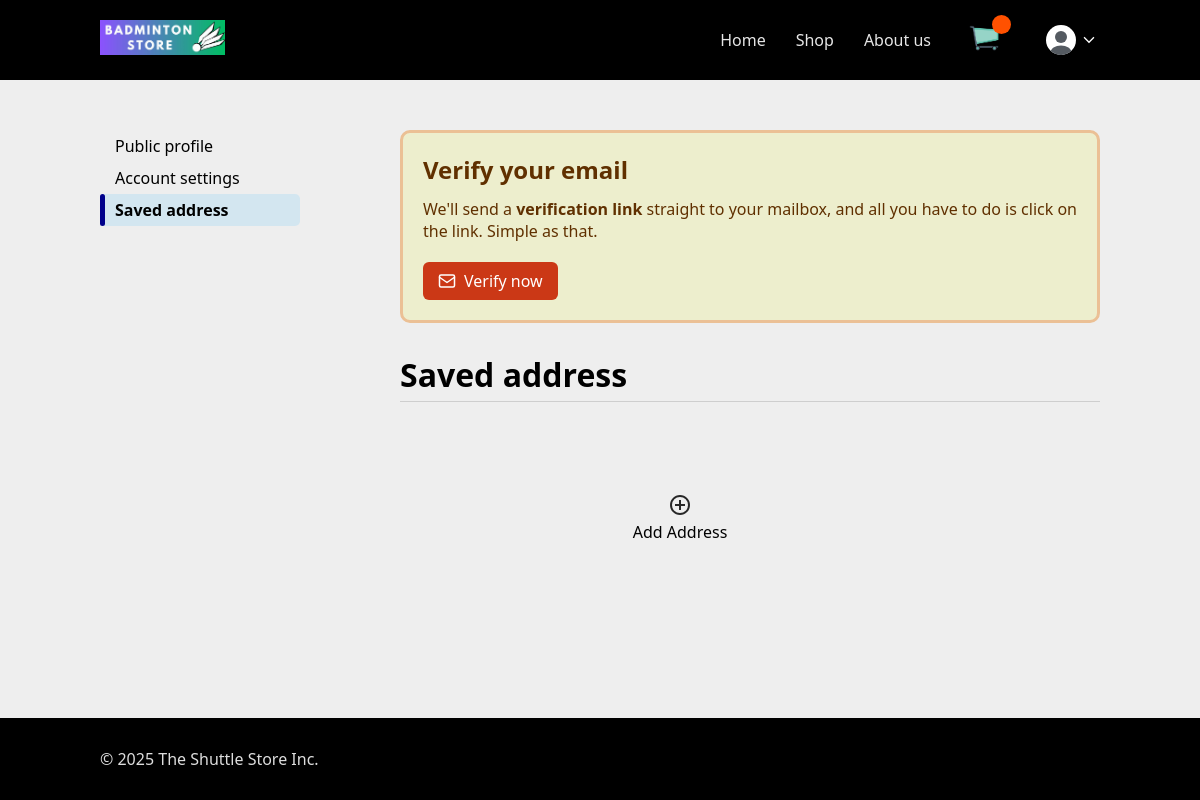
The page /pages/user/settings/address.php (signed in) on the database as committed earlier.
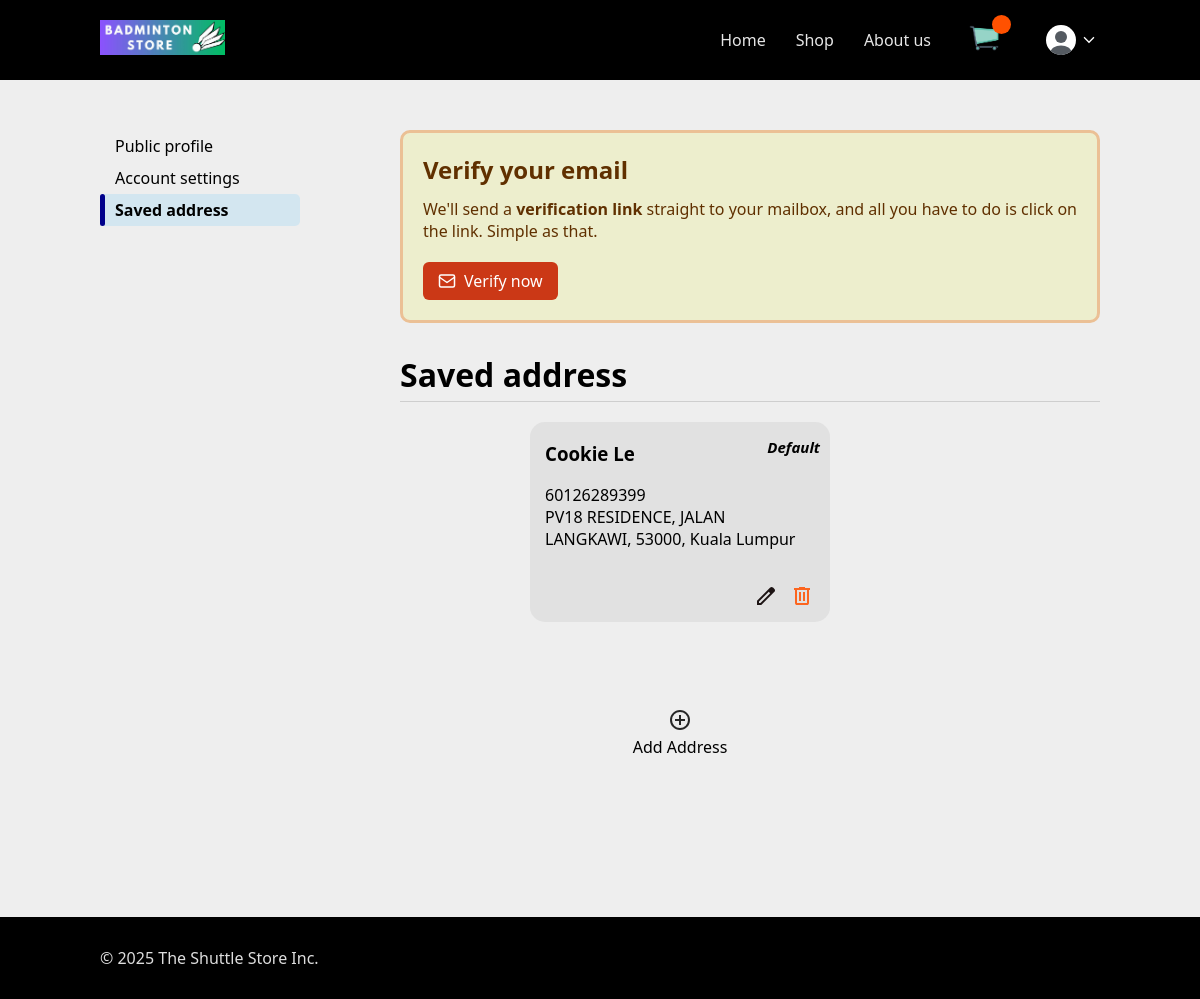
The same page on the database as committed later.
### tables this page shows
CREATE TABLE `savedaddress` (
  `userID` int(11) NOT NULL,
  `address` varchar(200) NOT NULL,
  `phoneNo` varchar(15) NOT NULL,
  `name` varchar(40) NOT NULL,
  `defaultAdd` tinyint(1) NOT NULL DEFAULT 0,
  `addressIndex` int(11) NOT NULL
);

### pages/user/settings/address.php (the view, shortened to what this page needs)
<?php
require '../../../_base.php';
extract((array)$_user);
$userID = $_user->userID;
$stm2 = $_db->query("SELECT * FROM savedaddress WHERE userID = $userID order by defaultAdd desc")->fetchAll();
include '../../../_head.php';
include 'profile_dynamic_navbar.php';
?>
<div class="main">
    <?php if (!is_email_verified()): ?>
    <section class="info-banner">
        <h2 class="info-banner-heading">Verify your email</h2>
        <div>We'll send a <b>verification link</b> straight to your mailbox, and all you have to do is click on the link. Simple as that.</div>
        <button data-real-post="verify-email.php" class="btn-simple" style="background-color:#cb3816;color:white;margin-top:20px;">
            <svg viewBox="0 0 24 24" xmlns="http://www.w3.org/2000/svg">
                <rect x="2" y="4" width="20" height="16" rx="2" />
                <path d="M22 7L12 14L2 7" />
            </svg>
            Verify now
        </button>
    </section>
    <?php endif ?>
    <h1 class="heading"><?= $current_title ?></h1>
    <div class="container">
        <?php foreach($stm2 as $a): ?>
        <div class="card">
            <?php
            if($a->defaultAdd == 1){
                echo "<i>Default</i>";
            }
            ?>
            <h3><?= $a->name ?></h3>
            <span><?= $a->phoneNo ?></span>
            <span><?= $a->address ?></span>
            <div class="btncontainer">
                <button class="edit" data-card="<?= $a->addressIndex ?>"></button>
                <button class="delete" data-card="<?= $a->addressIndex ?>"></button>
            </div>
        </div>
        <?php endforeach ?>
        <div><button onclick="addAddress()"></button>
        <span>Add Address</span></div>
    </div>
    <div class="section-container">
    </div>
</div>
<?php
include '../../../_foot.php';

### pages/user/settings/profile_dynamic_navbar.php
<?php
$paths = [
    'profile.php' => 'Public profile',
    'account.php' => 'Account settings',
    'address.php' => 'Saved address',
    'editaddress.php' => 'Edit address'
];
$current_path = basename($_SERVER['PHP_SELF']);
$current_title = $paths[$current_path];
?>
<nav class="side-nav">
    <ul>
        <?php foreach ($paths as $path => $title): ?>
        <?php if ($path == "editaddress.php"){
            continue;
        }?>
        <li><a href="<?= $path ?>" <?php echo ($path == $current_path ? 'class="isActive"' : '') ?>><?= $title ?></a></li>
        <?php endforeach ?>
    </ul>
</nav>

Rows that differ between the two databases and show on the page:
added savedaddress: defaultAdd "Default", name "Cookie Le", phoneNo "60126289399", address "PV18 RESIDENCE, JALAN LANGKAWI, 53000, Kuala Lumpur"
